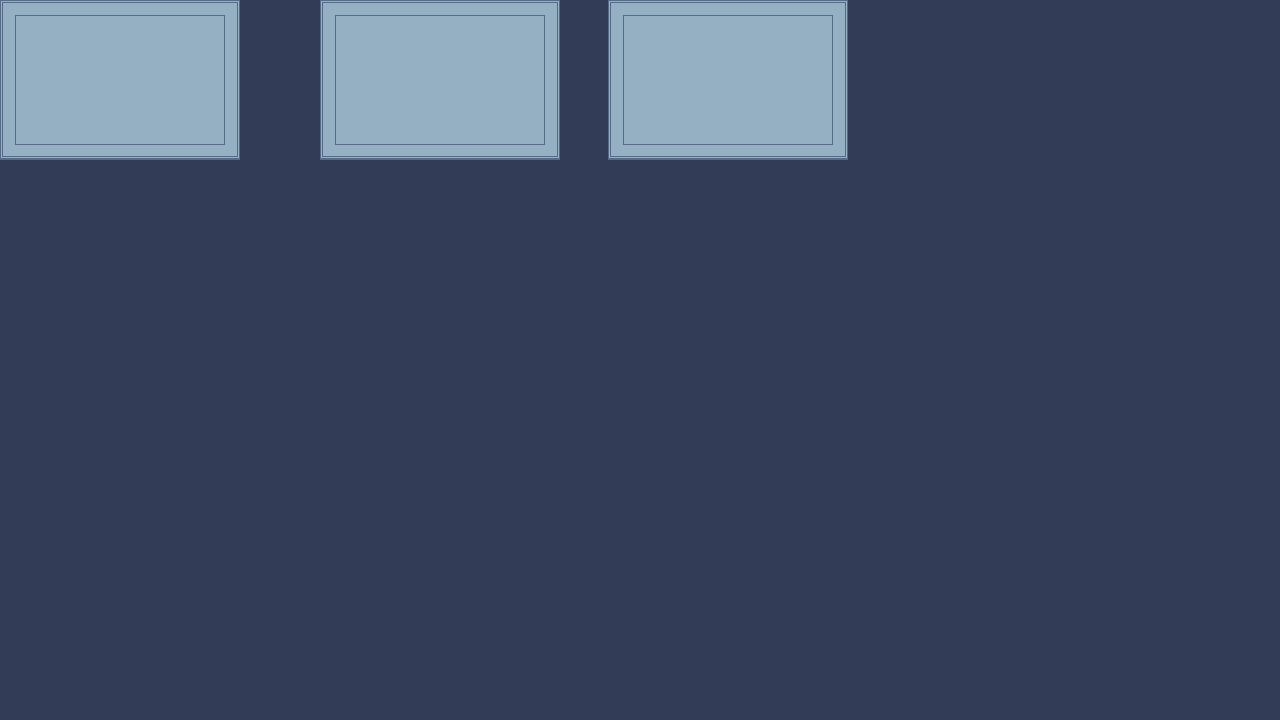

A level layout from a 2D game, rendered from its tile map. Below: a short description, then the map file with tile-grid data replaced by summaries:
An orthogonal 80x45 tile map with 16x16 px tiles, 2 tile layers (calle, colisiones) and 3 objects.

<map version="1.10" tiledversion="1.11.2" orientation="orthogonal" renderorder="right-down" width="80" height="45" tilewidth="16" tileheight="16" infinite="0" nextlayerid="5" nextobjectid="8">
 <tileset firstgid="1" name="tiles" tilewidth="16" tileheight="16" tilecount="4096" columns="64">
  <image source="CP_V1.1.0_nyknck/CP_V1.1.0_nyknck/CP_V1.0.4_nyknck/CP_V1.0.4.png" width="1024" height="1024" />
 </tileset>
 <layer id="1" name="calle" width="80" height="45">
  <data>[3600 cells, 3600 non-empty, 1 distinct tile ids]</data>
 </layer>
 <objectgroup id="2" name="colisiones">
  <object id="2" x="14.6667" y="7.33333" width="3.33333" height="0.666667" />
  <object id="6" x="0.666667" y="1.77636e-15" width="240" height="159.333" />
  <object id="7" x="320.667" y="0" width="238.667" height="159.333" />
 </objectgroup>
 <layer id="3" name="colisiones" width="80" height="45">
  <data>[3600 cells, 450 non-empty, 9 distinct tile ids]</data>
 </layer>
</map>
